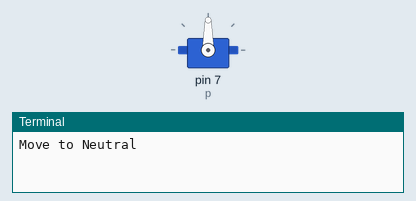
A program run on a simulated Raspberry Pi (header pin numbers). Parts: servo, the last lines printed to the terminal. Servo angles are drawn from the pulse width (0.5 ms = 0°, 2.5 ms = 180°).

Above: at 0.05 s.
At 3.25 s:
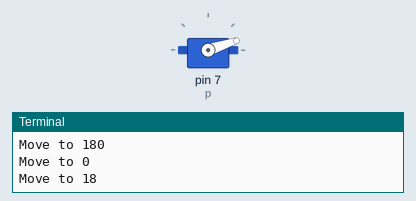
At 6.5 s:
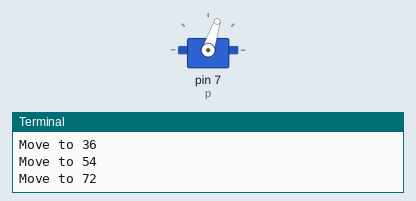
At 13.0 s:
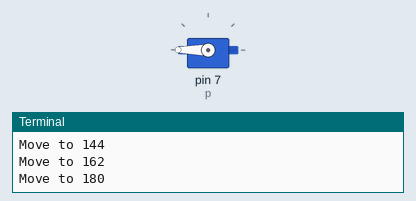
Timing chart, 0 to 16.9 s (numbered marks = the images above):
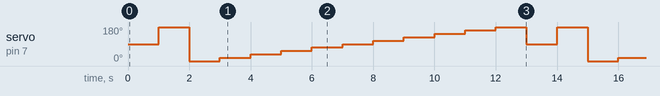

The program:

servo2.1.py
```python
import RPi.GPIO as GPIO
import time

GPIO.setmode(GPIO.BOARD)
# Connect to pin 7 not GPIO 7
GPIO.setup(7, GPIO.OUT)

p = GPIO.PWM(7, 50)
p.start(7.5)

try:
    while True:
        print "Move to Neutral"
        p.ChangeDutyCycle(7.5)
        time.sleep(1)
        print "Move to 180"
        p.ChangeDutyCycle(12.5)
        time.sleep(1)
        print "Move to 0"
        p.ChangeDutyCycle(2.5)
        time.sleep(1)

        print "Move to 18"
        p.ChangeDutyCycle(3.5)
        time.sleep(1)
        print "Move to 36"
        p.ChangeDutyCycle(4.5)
        time.sleep(1)
        print "Move to 54"
        p.ChangeDutyCycle(5.5)
        time.sleep(1)
        print "Move to 72"
        p.ChangeDutyCycle(6.5)
        time.sleep(1)

        print "Move to Neutral"
        p.ChangeDutyCycle(7.5)
        time.sleep(1)

        print "Move to 108"
        p.ChangeDutyCycle(8.5)
        time.sleep(1)
        print "Move to 126"
        p.ChangeDutyCycle(9.5)
        time.sleep(1)
        print "Move to 144"
        p.ChangeDutyCycle(10.5)
        time.sleep(1)
        print "Move to 162"
        p.ChangeDutyCycle(11.5)
        time.sleep(1)

        print "Move to 180"
        p.ChangeDutyCycle(12.5)
        time.sleep(1)

except KeyboardInterrupt:
    print "stopping program"
    p.stop()

    GPIO.cleanup()
```

Measured:
- by itself, servo on pin 7 (p): repeats every 13.0 s: 0° 1.0 s, 18° 1.0 s, 36° 1.0 s, 54° 1.0 s, 72° 1.0 s, 90° 1.0 s, 108° 1.0 s, 126° 1.0 s, 144° 1.0 s, 162° 1.0 s, 180° 1.0 s, 90° 1.0 s, 180° 1.0 s
